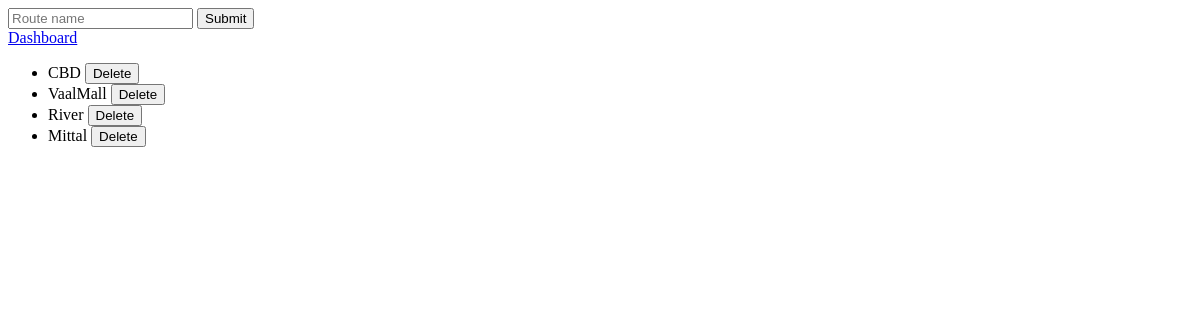
/admin/routes (signed in), run on an earlier commit of the app's database.
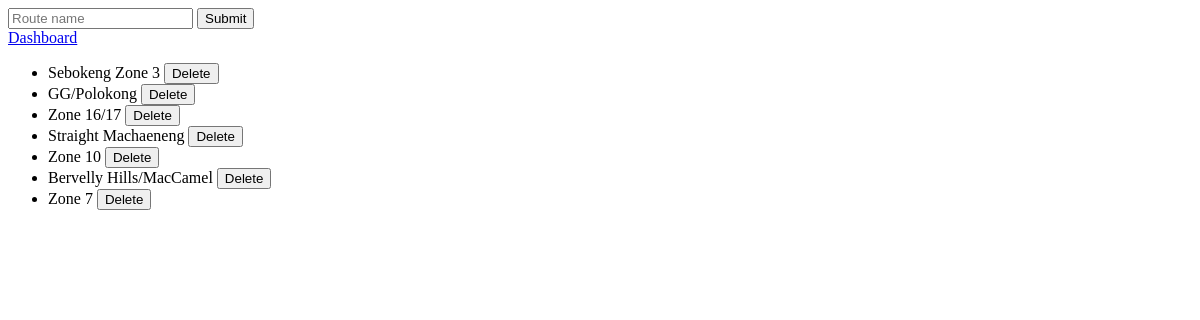
And on a later commit of the database.
### tables this page shows
CREATE TABLE routes (
            id INTEGER PRIMARY KEY AUTOINCREMENT,
            name TEXT UNIQUE NOT NULL
        );

### taxi_app.py (the view)
@app.route("/admin/routes", methods=["GET"])
@owner_required
def manage_routes():
    conn = get_db()
    cursor = conn.cursor()
    cursor.execute("SELECT * FROM routes")
    routes = [dict(row) for row in cursor.fetchall()]
    conn.close()
    return render_template("taxi_routes_admin.html", routes=routes)

### taxi_app.py (called while the page is built)
def get_db():
    conn = sqlite3.connect("taxi.db")
    conn.row_factory = sqlite3.Row
    return conn

def owner_required(f):
    @wraps(f)
    def decorated(*args, **kwargs):
        if "user" not in session:
            return redirect(url_for("login"))
        if session.get("role") != "owner":
            return jsonify({"error": "Access denied"}), 403
        return f(*args, **kwargs)
    return decorated

### templates/taxi_routes_admin.html (shortened to what this page needs)
<!DOCTYPE html>
<html>
<body>
    <form action="/admin/routes/add" method="POST">
        <input type="text" name="name" placeholder="Route name">
        <button type="submit">Submit</button>
    </form>
    <a href="/admin/routes">Dashboard</a>
    <ul>
        {% for route in routes %}
            <li>
                {{ route.name }}
                <form action="/admin/routes/delete/{{ route.id }}" method="POST" style="display:inline;">
                    <button type="submit">Delete</button>
                </form>
            </li>
        {% endfor %}
    </ul>
</body>
</html>

What changed in the data, as far as the page shows it:
removed routes: name "CBD"
removed routes: name "VaalMall"
removed routes: name "River"
removed routes: name "Mittal"
added routes: name "Sebokeng Zone 3"
added routes: name "GG/Polokong"
added routes: name "Zone 16/17"
added routes: name "Straight Machaeneng"
added routes: name "Zone 10"
added routes: name "Bervelly Hills/MacCamel"
added routes: name "Zone 7"
